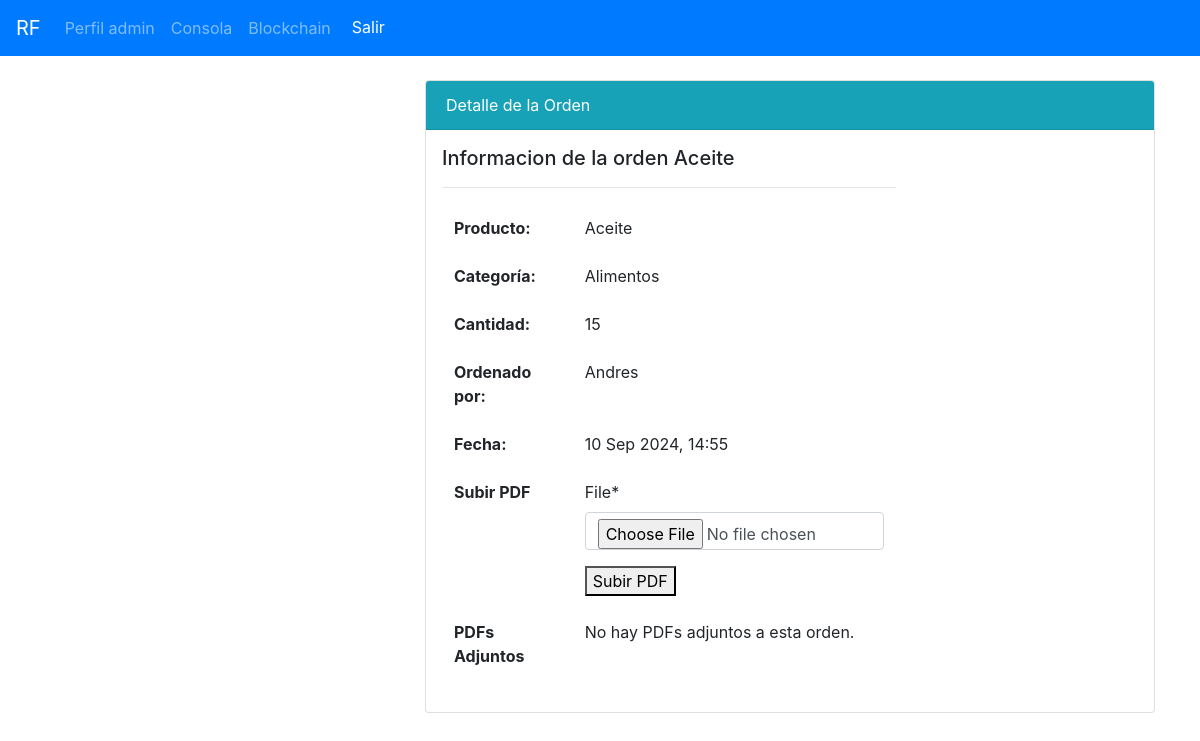
The page /staff_ordenes/detail/28/ (signed in) on the database as committed earlier.
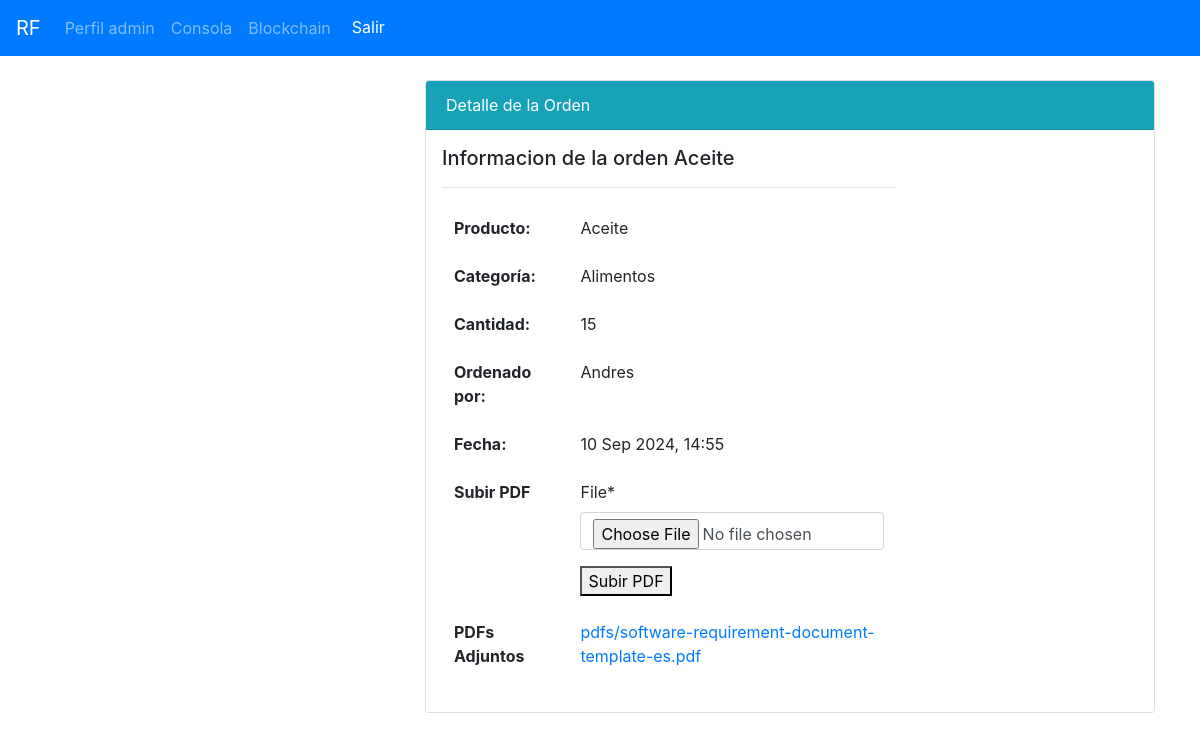
The same page on the database as committed later.
### api/models.py (models this page shows)
class PDF(models.Model):
    order = models.ForeignKey(Order, on_delete=models.CASCADE, related_name='pdfs')
    file = models.FileField(upload_to='pdfs/')
    uploaded_at = models.DateTimeField(auto_now_add=True)

### api/views.py (the view)
# urls.py: path("staff_ordenes/detail/<int:pk>/", views.staff_order_detail, name='api-staff-ordenes-detail'),
@login_required(login_url='user-login')
def staff_order_detail(request, pk):
    order = get_object_or_404(Order, pk=pk)
    CATEGORY_TRANSLATIONS = {
    'Food': 'Alimentos',
    'Electronics': 'Electrónica',
    'Stationary': 'Papelería',
    }
    items = Product.objects.all()
    for items in items:
        items.category = CATEGORY_TRANSLATIONS.get(items.category, items.category)
    if request.method == 'POST':
        form = PDFUploadForm(request.POST, request.FILES)
        if form.is_valid():
            pdf = form.save(commit=False)
            pdf.order = order
            pdf.save()
            return redirect('api-index', pk=order.pk)
    else:
        form = PDFUploadForm()
    context = {
        'order': order,
        'form': form,
        'product': order.product,
        'items':items,
    }
    return render(request, "dashboard/staff_ordenes_detail.html", context)

### api/forms.py
class PDFUploadForm(forms.ModelForm):
    class Meta:
        model = PDF
        fields = ['file']  # Suponiendo que el modelo PDF tiene un campo 'file' para almacenar el PDF
    def __init__(self, *args, **kwargs):
        super().__init__(*args, **kwargs)

### api/models.py (called while the page is built)
    @property
    def category_display(self):
        return dict(self.CATEGORY).get(self.category, self.category)

    def get_queryset(self):
        return OrderQuerySet(self.model, using=self._db)

### templates/dashboard/staff_ordenes_detail.html (shortened to what this page needs)
{% extends "partials/base.html" %}
{% load crispy_forms_tags %}
{% block content %}
<div class="container">
    <div class="row my-4">
        <div class="col-md-4"></div>
        <div class="col-md-8">
            <div class="card">
                <div class="card-header bg-info text-white">Detalle de la Orden</div>
                <div class="row p-3">
                    <div class="col-md-8">
                        <table class="table table-borderless">
                            <thead>
                                <span class="h5">Informacion de la orden {{ order.product.name }} </span class="h5">
                                <hr>
                            </thead>
                            <tbody>
                                <tr>
                                    <th>Producto:</th>
                                    <td> {{ order.product.name }}</td>
                                </tr>
                                <tr>
                                    <th>Categoría:</th>
                                    <td>{{ order.product.category_display }}</td>
                                </tr>
                                <tr>
                                    <th>Cantidad:</th>
                                    <td>{{ order.order_quantity }}</td>
                                <tr>
                                    <th>Ordenado por:</th>
                                    <td>{{ order.staff }}</td>
                                </tr>
                                <tr>
                                    <th>Fecha:</th>
                                    <td>{{ order.date | date:"d M Y, H:i" }}</td>
                                </tr>
                                <tr>
                                    <th>Subir PDF</th>
                                    <td><form method="POST" enctype="multipart/form-data">
                                            {{ form|crispy }}
                                            <button type="submit">Subir PDF</button>
                                    </form></td>
                                </tr>
                                    <tr>
                                        <th>PDFs Adjuntos</th>
                                        <td>
                                            {% for pdf in order.pdfs.all %}
                                            <a href="{{ pdf.file.url }}">{{ pdf.file.name }}</a>
                                        {% empty %}
                                        No hay PDFs adjuntos a esta orden.
                                        {% endfor %}</td>
                                    </tr>
                                </table>
                                </div>
                            </div>
                        </div>
                    </div>
                </div>
{% endblock %}

Rows that differ between the two databases and show on the page:
added PDF: file.name "pdfs/software-requirement-document-template-es.pdf"
Other text that changed with them:
text no longer shown: "No hay PDFs adjuntos a esta orden."
